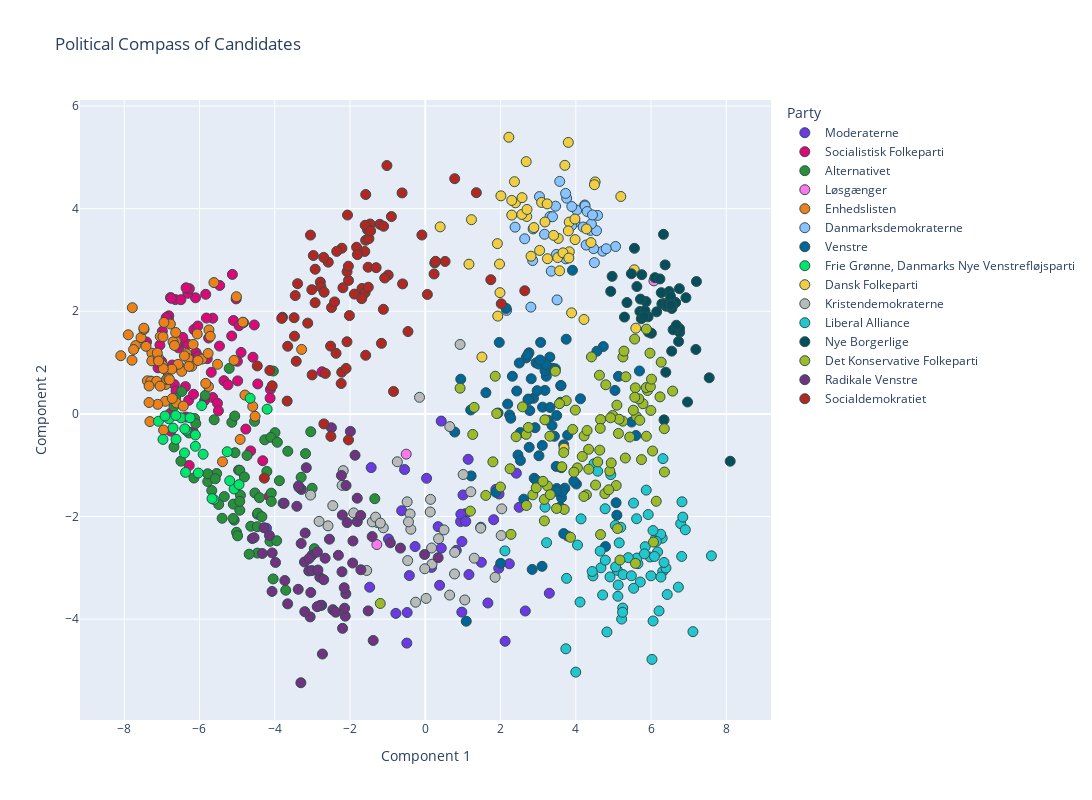

This figure's notebook cell:
### Code cell
# Convert the PCA components to a DataFrame for use with Plotly
principal_df = pd.DataFrame(
    principal_components, columns=["Component 1", "Component 2"]
)

data = pd.read_excel("alldata.xlsx")

# Add candidate names and parties to this DataFrame
principal_df["Candidate"] = navn_col
principal_df["Party"] = parti_col
principal_df["Age"] = data["alder"]
principal_df["Constituency"] = data["storkreds"]

# Use Plotly Express to create the scatter plot
fig = px.scatter(
    principal_df,
    x="Component 1",
    y="Component 2",
    color="Party",
    hover_data=[
        "Candidate",
        "Party",
        "Age",
        "Constituency",
    ],  # configure hover information
    title="Political Compass of Candidates",
    color_discrete_map=party_colors,
)  # map party colors to the ones defined earlier

# Improve layout
fig.update_traces(
    marker=dict(
        size=10, line=dict(width=1, color="DarkSlateGrey")
    ),  # Customize point appearance
    textposition="top center",
)
fig.update_layout(
    showlegend=True,  # Show legend
    legend_title_text="Party",  # Legend title
    hovermode="closest",  # Hover only over the closest point
    height=800,
    width=1200,
)  # Adjust the size of the plot

# Show figure
fig.show()

### Figure 1 — Plotly figure (JSON) as saved in the notebook; plotly's stock layout.template omitted (floating-point values rounded to 4 significant figures; data arrays with more than 128 entries replaced by an {"elided": "..."} marker saying what was removed)
{"data": [{"customdata": {"elided": "42x4 mixed values"}, "hovertemplate": "Party=%{customdata[1]}<br>Component 1=%{x}<br>Component 2=%{y}<br>Candidate=%{customdata[0]}<br>Age=%{customdata[2]}<br>Constituency=%{customdata[3]}<extra></extra>", "legendgroup": "Moderaterne", "marker": {"color": "rgb(108, 57, 229)", "line": {"color": "DarkSlateGrey", "width": 1}, "size": 10, "symbol": "circle"}, "mode": "markers", "name": "Moderaterne", "orientation": "v", "showlegend": true, "textposition": "top center", "type": "scatter", "x": [3.362, -0.4901, 1.664, 0.1651, 1.139, 0.4243, -1.477, 1.816, 3.296, -0.2711, -4.221, 2.121, 1.489, 0.9387, -0.5505, 1.952, -1.438, 0.03463, 1.475, 2.495, 0.8232, 1.067, -0.782, 0.9451, 1.959, 0.3408, -0.4233, 1.16, 1.876, 2.419, 2.233, 2.658, 0.3808, 3.782, 1.002, 0.4237, 1.076, -0.6272, 0.9739, -0.978, -0.4816, 0.9708], "xaxis": "x", "y": [-1.517, -4.467, -3.685, -2.992, -0.8857, -2.617, -3.378, -2.062, -3.496, -2.585, -2.228, -4.431, -2.892, -2.098, -1.085, -3.01, -1.047, -1.255, -2.208, -1.821, -2.659, -1.945, -3.888, -1.956, -1.562, -2.197, -3.151, -3.131, -1.471, -1.156, -2.922, -3.841, -3.341, -2.38, -1.58, -0.1407, -2.094, -1.886, -2.488, -2.438, -3.871, -3.863], "yaxis": "y"}, {"customdata": {"elided": "70x4 mixed values"}, "hovertemplate": "Party=%{customdata[1]}<br>Component 1=%{x}<br>Component 2=%{y}<br>Candidate=%{customdata[0]}<br>Age=%{customdata[2]}<br>Constituency=%{customdata[3]}<extra></extra>", "legendgroup": "Socialistisk Folkeparti", "marker": {"color": "rgb(221, 8, 120)", "line": {"color": "DarkSlateGrey", "width": 1}, "size": 10, "symbol": "circle"}, "mode": "markers", "name": "Socialistisk Folkeparti", "orientation": "v", "showlegend": true, "textposition": "top center", "type": "scatter", "x": [-6.092, -7.052, -6.644, -4.641, -6.765, -6.558, -7.407, -7.101, -6.105, -5.647, -5.647, -6.374, -6.168, -4.319, -6.816, -6.256, -5.098, -6.781, -6.724, -5.463, -6.289, -4.544, -5.687, -6.494, -6.317, -5.835, -5.144, -4.115, -4.769, -6.361, -6.824, -5.758, -6.309, -5.522, -6.885, -6.669, -6.27, -5.497, -6.04, -5.794, -5.469, -7.005, -6.356, -2.743, -6.149, -6.77, -6.532, -6.445, -4.579, -5.35, -6.624, -4.147, -4.83, -6.044, -6.594, -6.987, -5.026, -6.752, -4.994, -5.817, -6.273, -4.452, -4.895, -6.16, -5.865, -5.242, -5.126, -4.124, -4.986, -4.949], "xaxis": "x", "y": [1.192, 1.341, 2.228, -0.7212, -0.336, 1.287, 1.402, 0.8968, 2.262, 0.3191, 1.865, 0.5311, -0.3494, -0.9136, 1.911, 1.096, 1.82, 0.008827, 0.9522, 2.503, 0.2635, 1.733, 0.81, 2.226, 1.361, 2.33, 1.519, 0.4782, -0.2962, -0.06233, 1.822, 1.478, 2.35, 0.2072, 1.878, 0.5706, 2.44, 0.05958, 1.118, 1.076, 1.322, 1.021, 2.457, 0.8208, 1.643, 2.266, 0.8992, 1.49, 1.104, 0.6473, 0.448, -1.606, 1.779, 1.712, 1.358, 1.609, 2.241, 2.253, 1.024, 1.867, -1.006, 0.5842, 1.198, 0.3824, 0.2598, 0.5662, 2.718, 0.307, 0.6434, 1.719], "yaxis": "y"}, {"customdata": {"elided": "67x4 mixed values"}, "hovertemplate": "Party=%{customdata[1]}<br>Component 1=%{x}<br>Component 2=%{y}<br>Candidate=%{customdata[0]}<br>Age=%{customdata[2]}<br>Constituency=%{customdata[3]}<extra></extra>", "legendgroup": "Alternativet", "marker": {"color": "rgb(42, 143, 57)", "line": {"color": "DarkSlateGrey", "width": 1}, "size": 10, "symbol": "circle"}, "mode": "markers", "name": "Alternativet", "orientation": "v", "showlegend": true, "textposition": "top center", "type": "scatter", "x": [-4.96, -4.038, -2.949, -4.46, -4.266, -4.93, -4.127, -6.13, -6.678, -4.736, -5.015, -6.633, -5.341, -4.912, -5.141, -5.101, -3.949, -4.461, -5.674, -6.679, -5.078, -4.537, -4.451, -5.063, -3.994, -3.877, -5.675, -3.299, -3.044, -4.092, -5.849, -3.708, -6.148, -5.781, -5.107, -3.653, -5.399, -6.493, -4.637, -3.008, -5.211, -4.527, -4.093, -5.61, -6.279, -5.056, -4.406, -4.102, -4.211, -3.183, -5.544, -4.341, -4.987, -6.099, -3.932, -6.472, -4.464, -5.49, -4.929, -4.042, -4.93, -4.679, -3.779, -1.342, -5.782, -4.807, -5.581], "xaxis": "x", "y": [-1.096, 0.8349, -2.626, -1.956, -0.5047, -1.099, -2.483, -0.08919, -0.6439, -0.8094, -2.308, 0.3056, -1.612, -1.584, -0.1642, -1.758, -2.472, -2.713, -1.493, 0.1489, -2.07, -0.1445, -1.936, -0.042, -0.3655, -1.303, -1.215, -1.236, -0.348, -1.545, 0.3588, -3.437, -1.249, -1.318, -2.038, -0.7282, -2.035, -0.921, -2.19, -1.45, 0.8861, -1.541, -1.705, -0.1145, -0.3719, -0.7565, -1.633, -0.457, -1.121, -0.7743, -1.162, -2.003, -2.377, -0.1878, -0.5531, 0.4363, -2.198, -1.766, -1.877, -3.216, -1.705, -2.733, -1.742, -1.653, -1.167, -1.229, -1.265], "yaxis": "y"}, {"customdata": [["Tom Gillesberg", "Løsgænger", 58, "Københavns Storkreds"], ["Chresten H. Ibsen", "Løsgænger", 46, "Østjyllands Storkreds"], ["Rasmus Paludan", "Løsgænger", 40, "Sjællands Storkreds"]], "hovertemplate": "Party=%{customdata[1]}<br>Component 1=%{x}<br>Component 2=%{y}<br>Candidate=%{customdata[0]}<br>Age=%{customdata[2]}<br>Constituency=%{customdata[3]}<extra></extra>", "legendgroup": "Løsgænger", "marker": {"color": "rgb(255, 118, 237)", "line": {"color": "DarkSlateGrey", "width": 1}, "size": 10, "symbol": "circle"}, "mode": "markers", "name": "Løsgænger", "orientation": "v", "showlegend": true, "textposition": "top center", "type": "scatter", "x": [-0.5069, -1.287, 6.075], "xaxis": "x", "y": [-0.7847, -2.547, 2.592], "yaxis": "y"}, {"customdata": {"elided": "74x4 mixed values"}, "hovertemplate": "Party=%{customdata[1]}<br>Component 1=%{x}<br>Component 2=%{y}<br>Candidate=%{customdata[0]}<br>Age=%{customdata[2]}<br>Constituency=%{customdata[3]}<extra></extra>", "legendgroup": "Enhedslisten", "marker": {"color": "rgb(237, 128, 25)", "line": {"color": "DarkSlateGrey", "width": 1}, "size": 10, "symbol": "circle"}, "mode": "markers", "name": "Enhedslisten", "orientation": "v", "showlegend": true, "textposition": "top center", "type": "scatter", "x": [-4.522, -7.265, -5.93, -6.908, -6.51, -7.111, -7.784, -3.285, -6.875, -6.344, -6.892, -4.848, -7.292, -4.586, -5.749, -6.872, -7.794, -7.386, -6.872, -6.954, -6.774, -7.421, -6.204, -6.624, -7.042, -6.473, -7.697, -6.299, -6.569, -6.817, -7.296, -5.771, -6.945, -6.983, -6.611, -6.703, -6.632, -7.137, -5.761, -6.28, -7.892, -6.797, -6.06, -6.402, -6.97, -6.665, -8.091, -7.317, -6.431, -7.267, -5.834, -5.616, -6.736, -7.751, -6.722, -7.554, -7.341, -7.474, -7.091, -7.339, -7.479, -5.389, -6.17, -6.963, -4.792, -6.041, -7.047, -7.122, -4.919, -7.088, -5.081, -5.521, -5.018, -5.714], "xaxis": "x", "y": [-0.04769, 1.183, 1.069, 0.2453, 0.9064, 0.1862, 2.069, 1.256, 0.843, 1.172, 0.5739, 1.788, 0.639, 0.1458, 1.636, 0.6728, 1.046, 0.6442, 0.6785, -0.3151, 1.752, 1.316, 0.9283, 1.413, 1.509, 0.8288, 1.331, 1.076, 0.9654, 0.6912, 0.632, 1.178, 1.782, 0.947, 0.2131, 1.405, 1.587, 0.635, 0.5341, 0.9253, 1.542, 0.6671, 1.558, 1.13, 1.502, 1.333, 1.134, -0.1499, 0.1527, 1.033, 0.595, 2.559, 0.8723, 1.254, 0.3012, 1.488, 0.2224, 1.645, 1.094, 0.5442, 1.671, -0.9325, 1.355, 0.8825, 0.3669, 1.04, 0.5412, 1.187, -0.4973, 1.031, 1.044, 0.9662, 2.283, 1.514], "yaxis": "y"}, {"customdata": {"elided": "37x4 mixed values"}, "hovertemplate": "Party=%{customdata[1]}<br>Component 1=%{x}<br>Component 2=%{y}<br>Candidate=%{customdata[0]}<br>Age=%{customdata[2]}<br>Constituency=%{customdata[3]}<extra></extra>", "legendgroup": "Danmarksdemokraterne", "marker": {"color": "rgb(138, 195, 255)", "line": {"color": "DarkSlateGrey", "width": 1}, "size": 10, "symbol": "circle"}, "mode": "markers", "name": "Danmarksdemokraterne", "orientation": "v", "showlegend": true, "textposition": "top center", "type": "scatter", "x": [2.853, 4.389, 3.755, 3.314, 4.025, 4.236, 3.463, 4.245, 3.347, 4.301, 3.729, 4.712, 4.55, 3.502, 3.975, 2.641, 3.381, 4.473, 4.414, 5.057, 4.493, 2.161, 3.169, 2.805, 3.888, 4.195, 2.386, 3.893, 3.573, 4.579, 3.734, 3.484, 3.034, 4.274, 4.808, 2.866, 4.443], "xaxis": "x", "y": [2.989, 3.576, 4.204, 3.845, 3.972, 4.071, 4.048, 4.052, 2.782, 3.944, 4.297, 3.171, 3.57, 2.222, 3.739, 3.412, 3.842, 3.221, 3.702, 3.263, 2.948, 2.017, 3.501, 2.081, 3.671, 3.641, 3.639, 4.041, 4.531, 3.868, 3.022, 3.108, 4.235, 3.291, 3.219, 3.605, 3.877], "yaxis": "y"}, {"customdata": {"elided": "84x4 mixed values"}, "hovertemplate": "Party=%{customdata[1]}<br>Component 1=%{x}<br>Component 2=%{y}<br>Candidate=%{customdata[0]}<br>Age=%{customdata[2]}<br>Constituency=%{customdata[3]}<extra></extra>", "legendgroup": "Venstre", "marker": {"color": "rgb(0, 102, 151)", "line": {"color": "DarkSlateGrey", "width": 1}, "size": 10, "symbol": "circle"}, "mode": "markers", "name": "Venstre", "orientation": "v", "showlegend": true, "textposition": "top center", "type": "scatter", "x": [3.479, 0.7826, 3.065, 3.708, 3.494, 5.091, 3.91, 3.783, 3.179, 3.116, 1.218, 3.109, 5.07, 2.463, 2.894, 2.841, 3.315, 1.934, 4.788, 2.617, 3.216, 2.241, 1.088, 2.917, 3.021, 2.189, 2.68, 4.73, 3.62, 2.314, 3.181, 4.016, 3.677, 5.691, 5.598, 3.103, 3.745, 2.755, 2.004, 2.875, 3.262, 3.381, 3.309, 0.9423, 2.944, 2.499, 4.56, 2.721, 2.149, 3.014, 3.593, 2.776, 2.815, 3.49, 2.738, 3.6, 1.61, 2.76, 3.368, 3.643, 3.43, 5.133, 1.966, 3.21, 5.04, 3.679, 1.207, 3.455, 4.124, 5.483, 3.606, 2.728, 2.271, 2.43, 3.051, 1.874, 2.961, 2.528, 3.472, 3.614, 3.581, 2.973, 2.526, 3.947], "xaxis": "x", "y": [-1.024, -0.3538, 1.393, -1.448, -1.454, -1.974, 2.799, -0.4149, 0.4579, 0.1318, -1.209, -0.6144, -1.731, -0.8023, -1.255, -3.032, 0.1244, 0.01755, -2.586, -1.662, 0.7335, -0.02127, -4.041, -0.2685, -0.8163, 0.1913, 1.091, 1.312, -1.634, 0.7334, 0.8406, -1.367, -0.6034, 0.8362, -0.4219, -2.971, 1.455, 1.191, -2.913, 0.3032, -0.1241, 0.8887, 1.106, 0.676, 0.9941, 0.9918, 1.221, 1.148, 2.056, 0.9702, 0.2264, 0.06494, 0.6845, -0.03243, 0.2901, 0.5494, 0.413, -0.6513, -0.2257, -1.513, -0.436, 0.7315, 1.393, 0.9617, 0.457, -2.333, 0.07573, 0.8787, 0.2941, -0.1591, 0.553, 0.2697, -0.0854, 0.4456, 1.05, -1.528, -1.303, -0.9088, -1.507, -1.048, -1.816, 0.4529, -0.3645, -1.315], "yaxis": "y"}, {"customdata": [["Ali Khatib", "Frie Grønne, Danmarks Nye Venstrefløjsparti", 27, "Østjyllands Storkreds"], ["Sara Hvidbak Grouleff", "Frie Grønne, Danmarks Nye Venstrefløjsparti", 33, "Østjyllands Storkreds"], ["Mohamed Abdikarim", "Frie Grønne, Danmarks Nye Venstrefløjsparti", 33, "Østjyllands Storkreds"], ["Karina Dammand", "Frie Grønne, Danmarks Nye Venstrefløjsparti", 42, "Østjyllands Storkreds"], ["Niko Grünfeld", "Frie Grønne, Danmarks Nye Venstrefløjsparti", 47, "Østjyllands Storkreds"], ["Iben Kirstine Parmann", "Frie Grønne, Danmarks Nye Venstrefløjsparti", 26, "Københavns Storkreds"], ["Daniel Tomicic", "Frie Grønne, Danmarks Nye Venstrefløjsparti", 26, "Københavns Storkreds"], ["Sikandar Siddique", "Frie Grønne, Danmarks Nye Venstrefløjsparti", 36, "Københavns Storkreds"], ["Elise Bjerkrheim", "Frie Grønne, Danmarks Nye Venstrefløjsparti", 48, "Københavns Storkreds"], ["Rashid Ali", "Frie Grønne, Danmarks Nye Venstrefløjsparti", 38, "Københavns Storkreds"], ["Rajesh Holmen", "Frie Grønne, Danmarks Nye Venstrefløjsparti", 34, "Københavns Storkreds"], ["Sazan Garmiyani", "Frie Grønne, Danmarks Nye Venstrefløjsparti", 29, "Københavns Storkreds"], ["Esra Ocak", "Frie Grønne, Danmarks Nye Venstrefløjsparti", 33, "Nordjyllands Storkreds"], ["Susanne Zimmer", "Frie Grønne, Danmarks Nye Venstrefløjsparti", 62, "Nordjyllands Storkreds"], ["Nishan Ganesh", "Frie Grønne, Danmarks Nye Venstrefløjsparti", 35, "Fyns Storkreds"], ["Rishi Balachandran", "Frie Grønne, Danmarks Nye Venstrefløjsparti", 31, "Vestjyllands Storkreds"], ["Marianne Karlberg", "Frie Grønne, Danmarks Nye Venstrefløjsparti", 58, "Sydjyllands Storkreds"], ["Xenia Anderson", "Frie Grønne, Danmarks Nye Venstrefløjsparti", 20, "Sjællands Storkreds"], ["Ahmet Üzümcü", "Frie Grønne, Danmarks Nye Venstrefløjsparti", 35, "Sjællands Storkreds"], ["Jasmin Kaur", "Frie Grønne, Danmarks Nye Venstrefløjsparti", 21, "Sjællands Storkreds"], ["Yadvinder Singh", "Frie Grønne, Danmarks Nye Venstrefløjsparti", 30, "Sjællands Storkreds"], ["Clara Rebecca Svarc", "Frie Grønne, Danmarks Nye Venstrefløjsparti", 31, "Nordsjællands Storkreds"], ["Lars Oskan-Henriksen", "Frie Grønne, Danmarks Nye Venstrefløjsparti", 51, "Nordsjællands Storkreds"], ["Sabrina Raaschou Brammer", "Frie Grønne, Danmarks Nye Venstrefløjsparti", 22, "Københavns Omegns Storkreds"], ["Aqeel Akhtar", "Frie Grønne, Danmarks Nye Venstrefløjsparti", 31, "Københavns Omegns Storkreds"], ["Asham Nadeem", "Frie Grønne, Danmarks Nye Venstrefløjsparti", 26, "Københavns Omegns Storkreds"]], "hovertemplate": "Party=%{customdata[1]}<br>Component 1=%{x}<br>Component 2=%{y}<br>Candidate=%{customdata[0]}<br>Age=%{customdata[2]}<br>Constituency=%{customdata[3]}<extra></extra>", "legendgroup": "Frie Grønne, Danmarks Nye Venstrefløjsparti", "marker": {"color": "rgb(0, 230, 106)", "line": {"color": "DarkSlateGrey", "width": 1}, "size": 10, "symbol": "circle"}, "mode": "markers", "name": "Frie Grønne, Danmarks Nye Venstrefløjsparti", "orientation": "v", "showlegend": true, "textposition": "top center", "type": "scatter", "x": [-4.204, -5.617, -6.399, -6.371, -6.109, -6.702, -6.489, -6.109, -6.813, -7.092, -6.032, -4.655, -5.668, -5.081, -5.94, -6.63, -4.949, -6.356, -5.903, -5.264, -6.392, -6.971, -6.915, -6.624, -5.197, -6.25], "xaxis": "x", "y": [0.09137, -1.667, -0.761, -1.139, -0.6314, -0.2769, -0.0765, -0.4111, -0.09616, -0.1441, -1.152, 0.3056, -1.652, -1.463, 0.162, -0.0316, -1.378, -0.3179, -0.7862, -0.7374, -0.2907, -0.4972, -0.04182, -0.495, -1.303, -0.07606], "yaxis": "y"}, {"customdata": {"elided": "49x4 mixed values"}, "hovertemplate": "Party=%{customdata[1]}<br>Component 1=%{x}<br>Component 2=%{y}<br>Candidate=%{customdata[0]}<br>Age=%{customdata[2]}<br>Constituency=%{customdata[3]}<extra></extra>", "legendgroup": "Dansk Folkeparti", "marker": {"color": "rgb(243, 205, 65)", "line": {"color": "DarkSlateGrey", "width": 1}, "size": 10, "symbol": "circle"}, "mode": "markers", "name": "Dansk Folkeparti", "orientation": "v", "showlegend": true, "textposition": "top center", "type": "scatter", "x": [5.554, 2.22, 3.825, 2.396, 2.297, 3.887, 0.3952, 1.16, 3.247, 3.801, 3.569, 3.18, 5.594, 4.216, 3.981, 3.709, 2.681, 3.519, 4.513, 3.828, 2.886, 3.534, 2.81, 4.403, 4.283, 3.091, 3.41, 2.696, 3.239, 3.977, 4.495, 5.196, 3.66, 1.972, 2.565, 2.009, 1.926, 1.985, 1.227, 2.703, 2.37, 3.815, 1.916, 2.571, 3.038, 3.8, 2.298, 1.505, 3.688], "xaxis": "x", "y": [2.809, 5.391, 3.737, 4.113, 3.874, 1.969, 3.645, 2.917, 3.024, 3.567, 2.788, 3.74, 1.67, 1.84, 3.396, 4.844, 4.916, 3.047, 4.52, 3.159, 3.631, 3.419, 3.072, 3.339, 3.605, 4.121, 3.48, 3.847, 4.093, 3.797, 4.466, 4.237, 3.139, 2.92, 3.887, 4.249, 1.906, 2.363, 3.785, 3.984, 4.526, 3.038, 3.318, 4.214, 3.186, 5.291, 4.161, 1.108, -0.6672], "yaxis": "y"}, {"customdata": {"elided": "42x4 mixed values"}, "hovertemplate": "Party=%{customdata[1]}<br>Component 1=%{x}<br>Component 2=%{y}<br>Candidate=%{customdata[0]}<br>Age=%{customdata[2]}<br>Constituency=%{customdata[3]}<extra></extra>", "legendgroup": "Kristendemokraterne", "marker": {"color": "rgb(186, 186, 186)", "line": {"color": "DarkSlateGrey", "width": 1}, "size": 10, "symbol": "circle"}, "mode": "markers", "name": "Kristendemokraterne", "orientation": "v", "showlegend": true, "textposition": "top center", "type": "scatter", "x": [0.1394, 0.6498, -0.4815, 2.032, 0.1789, -0.4039, -2.211, -2.458, -3.049, 1.049, 0.777, 0.1676, -1.276, -1.407, -2.822, -0.7428, -1.115, -1.32, 0.6475, 1.006, -0.3838, 0.7806, -0.2568, 0.4974, 2.017, 1.471, 1.856, -0.4474, -2.181, -0.4675, -1.194, 0.02251, 1.302, -0.01369, -0.1533, 0.925, 1.209, 0.3531, -1.903, -1.556, -2.585, 0.131], "xaxis": "x", "y": [-1.666, -0.2475, -1.714, -1.851, -2.928, -1.95, -1.393, -1.787, -1.582, -3.626, -3.119, -2.614, -2.117, -2.104, -2.095, -0.9329, -2.221, -2.012, -3.532, -1.182, -2.249, -2.699, -3.67, -2.261, -2.37, -2.227, -3.185, -2.104, -1.105, -2.859, -2.128, -3.596, -2.812, -3.018, 0.3231, 1.354, -1.518, -2.432, -1.93, -3.052, -2.182, -1.911], "yaxis": "y"}, {"customdata": {"elided": "70x4 mixed values"}, "hovertemplate": "Party=%{customdata[1]}<br>Component 1=%{x}<br>Component 2=%{y}<br>Candidate=%{customdata[0]}<br>Age=%{customdata[2]}<br>Constituency=%{customdata[3]}<extra></extra>", "legendgroup": "Liberal Alliance", "marker": {"color": "rgb(33, 198, 207)", "line": {"color": "DarkSlateGrey", "width": 1}, "size": 10, "symbol": "circle"}, "mode": "markers", "name": "Liberal Alliance", "orientation": "v", "showlegend": true, "textposition": "top center", "type": "scatter", "x": [2.116, 6.821, 3.755, 5.845, 5.713, 5.118, 5.872, 5.649, 5.974, 4.78, 6.309, 6.212, 5.104, 4.112, 3.735, 5.615, 6.26, 4.668, 5.246, 6.296, 3.183, 4.929, 5.05, 6.119, 4.907, 6.395, 6.052, 4.045, 6.173, 4.455, 5.057, 5.218, 6.256, 4.785, 6.14, 5.626, 6.051, 4.481, 6.344, 6.09, 4.826, 6.787, 5.534, 6.429, 5.824, 6.315, 6.843, 4.436, 5.154, 5.924, 6.813, 5.536, 4.138, 6.91, 5.243, 5.394, 5.195, 3.223, 7.112, 5.996, 6.024, 4.713, 7.603, 4.581, 5.125, 5.256, 5.477, 3.998, 4.647, 6.725], "xaxis": "x", "y": [-2.67, -1.713, -3.205, -2.588, -3.277, -3.555, -1.486, -2.919, -2.789, -1.849, -3.074, -3.84, -3.049, -3.667, -4.578, -2.043, -3.18, -3.0, -3.783, -2.423, -1.818, -1.183, -2.174, -2.428, -3.177, -3.004, -4.036, -2.556, -2.69, -3.157, -2.982, -3.999, -2.345, -2.851, -2.485, -2.81, -2.274, -0.972, -2.895, -2.779, -4.25, -2.139, -1.738, -3.52, -2.727, -0.872, -2.011, -3.071, -2.514, -1.962, -2.778, -3.399, -2.046, -2.259, -3.866, -2.802, -2.211, -2.511, -4.244, -3.156, -4.784, -3.529, -2.767, -1.116, -3.335, -3.133, -3.155, -5.032, -2.674, -3.377], "yaxis": "y"}, {"customdata": {"elided": "51x4 mixed values"}, "hovertemplate": "Party=%{customdata[1]}<br>Component 1=%{x}<br>Component 2=%{y}<br>Candidate=%{customdata[0]}<br>Age=%{customdata[2]}<br>Constituency=%{customdata[3]}<extra></extra>", "legendgroup": "Nye Borgerlige", "marker": {"color": "rgb(5, 79, 92)", "line": {"color": "DarkSlateGrey", "width": 1}, "size": 10, "symbol": "circle"}, "mode": "markers", "name": "Nye Borgerlige", "orientation": "v", "showlegend": true, "textposition": "top center", "type": "scatter", "x": [6.008, 6.103, 6.149, 5.359, 5.922, 5.703, 5.866, 5.718, 6.758, 6.647, 6.401, 6.355, 7.205, 6.286, 6.555, 6.415, 6.344, 5.623, 7.19, 6.235, 6.374, 5.476, 5.74, 5.293, 5.838, 6.968, 8.102, 6.756, 6.329, 6.551, 6.482, 5.931, 6.585, 6.647, 4.928, 5.558, 6.647, 6.671, 4.964, 6.538, 6.547, 6.271, 5.814, 7.545, 6.517, 6.731, 5.752, 6.391, 6.926, 6.752, 6.538], "xaxis": "x", "y": [1.572, 2.655, 1.989, 2.169, 1.892, 1.996, 2.188, 2.237, 1.59, 2.168, 2.098, 2.153, 2.579, 2.144, 2.093, 2.135, -0.1163, 2.482, 1.255, 2.63, 2.904, 2.731, 1.854, 1.886, 2.011, 0.2316, -0.9228, 1.661, 3.499, 2.053, 2.385, 1.593, 1.64, 2.168, 2.387, 3.227, 2.168, 1.728, 2.68, 2.127, 1.223, 2.363, 1.894, 0.7036, 2.29, 1.411, 2.713, 0.8118, 2.265, 2.44, 2.127], "yaxis": "y"}, {"customdata": {"elided": "98x4 mixed values"}, "hovertemplate": "Party=%{customdata[1]}<br>Component 1=%{x}<br>Component 2=%{y}<br>Candidate=%{customdata[0]}<br>Age=%{customdata[2]}<br>Constituency=%{customdata[3]}<extra></extra>", "legendgroup": "Det Konservative Folkeparti", "marker": {"color": "rgb(158, 186, 39)", "line": {"color": "DarkSlateGrey", "width": 1}, "size": 10, "symbol": "circle"}, "mode": "markers", "name": "Det Konservative Folkeparti", "orientation": "v", "showlegend": true, "textposition": "top center", "type": "scatter", "x": [4.582, 4.34, 1.198, 5.563, 2.254, 6.064, 3.86, 5.615, 2.414, 3.629, 4.22, 4.043, 4.282, 1.796, 4.3, 3.164, 3.949, 5.971, 5.074, 5.529, 3.164, 3.987, 3.247, 5.7, 5.784, 6.573, 6.351, 5.172, 3.456, 5.316, 5.582, 5.994, 2.856, 4.171, 2.687, 0.9245, 1.859, 6.237, 5.432, 1.898, 5.906, 4.772, 2.682, 4.415, 5.252, 6.268, 5.279, 5.876, 1.261, 3.178, 2.948, 4.903, 5.247, 4.214, 4.657, 3.311, 5.872, 2.278, 6.355, 3.126, 3.745, 5.091, 6.137, 2.583, 6.039, 5.674, 4.658, 5.133, 3.565, 1.608, 5.567, 4.98, 1.997, -1.196, 3.692, 5.149, 3.319, 5.33, 5.745, 5.876, 5.981, 4.796, 2.739, 1.299, 4.874, 4.649, 3.678, 3.916, 4.923, 6.011, 5.108, 5.585, 3.487, 4.344, 4.636, 4.525, 4.628, 4.941], "xaxis": "x", "y": [-0.9368, -0.6898, -1.896, 1.458, -1.07, -2.499, -2.405, -0.0545, -0.4445, -1.031, -0.43, -1.052, -1.577, -0.9343, -0.3232, -1.666, -1.135, 1.183, -1.396, 0.07157, -2.085, 0.07375, -1.404, -0.1239, 0.1975, 0.4441, -0.2888, -2.849, 0.8322, -0.8602, 0.5073, 0.06661, -1.578, -0.8292, -1.785, 0.5014, 0.7343, 0.3318, -0.451, 0.00692, 0.4564, -1.554, -0.399, 1.11, 1.109, 1.008, 1.223, -0.4355, -0.4009, -0.1151, -1.441, -1.114, -0.1416, -1.609, -2.352, -0.4354, 0.513, -2.348, -1.133, -1.314, 0.2571, 0.1699, -1.703, 0.1376, -0.7236, 0.293, -0.1116, -0.3814, 0.1987, -1.589, 0.324, -0.03107, -1.425, -3.695, -1.862, -0.1038, -1.573, 0.7231, -0.8907, 1.653, 0.5294, 0.5674, -0.2644, 0.1267, -1.479, -0.2817, -0.7535, -0.3022, -0.07642, 0.6773, -2.234, -2.913, -1.843, -1.079, -0.7068, -1.386, 0.7536, -0.9556], "yaxis": "y"}, {"customdata": {"elided": "67x4 mixed values"}, "hovertemplate": "Party=%{customdata[1]}<br>Component 1=%{x}<br>Component 2=%{y}<br>Candidate=%{customdata[0]}<br>Age=%{customdata[2]}<br>Constituency=%{customdata[3]}<extra></extra>", "legendgroup": "Radikale Venstre", "marker": {"color": "rgb(113, 50, 128)", "line": {"color": "DarkSlateGrey", "width": 1}, "size": 10, "symbol": "circle"}, "mode": "markers", "name": "Radikale Venstre", "orientation": "v", "showlegend": true, "textposition": "top center", "type": "scatter", "x": [-0.6605, -4.068, -3.21, -2.077, -1.806, -1.716, -1.923, -2.733, -1.384, -2.457, -4.331, -2.214, -3.657, -2.112, -3.98, -3.298, -3.096, -2.802, -3.059, -2.754, -1.412, -3.005, -3.377, -3.013, -2.229, -2.155, -3.043, -2.381, -1.867, -1.517, -4.596, -2.699, 0.3421, -3.191, -2.661, -2.794, -3.751, -0.01742, -3.087, -2.494, -1.712, -3.162, -0.9281, -3.292, -4.549, -2.867, -4.141, -1.93, -3.355, -4.287, -3.203, -2.872, -1.991, -3.733, -2.126, -3.413, -2.547, -2.144, -3.306, -4.072, -2.309, -2.105, -2.204, -3.368, -2.853, -2.199, -1.808], "xaxis": "x", "y": [-2.615, -2.709, -2.886, -2.118, -2.099, -1.979, -2.477, -4.68, -4.416, -3.816, -2.721, -3.077, -3.702, -3.506, -2.895, -2.525, -3.06, -3.182, -3.956, -3.729, -2.391, -2.749, -3.419, -3.054, -1.2, -3.388, -3.481, -3.865, -0.806, -3.839, -2.43, -3.232, -2.802, -2.323, -2.813, -3.732, -1.742, -2.74, -2.817, -0.2702, -3.038, -1.05, -2.512, -1.473, -2.412, -2.692, -2.372, -2.907, -1.435, -2.219, -3.854, -3.757, -0.3408, -3.247, -3.942, -1.801, -2.442, -3.787, -5.24, -3.46, -2.756, -1.396, -1.971, -1.405, -3.043, -4.18, -1.643], "yaxis": "y"}, {"customdata": {"elided": "87x4 mixed values"}, "hovertemplate": "Party=%{customdata[1]}<br>Component 1=%{x}<br>Component 2=%{y}<br>Candidate=%{customdata[0]}<br>Age=%{customdata[2]}<br>Constituency=%{customdata[3]}<extra></extra>", "legendgroup": "Socialdemokratiet", "marker": {"color": "rgb(179, 39, 34)", "line": {"color": "DarkSlateGrey", "width": 1}, "size": 10, "symbol": "circle"}, "mode": "markers", "name": "Socialdemokratiet", "orientation": "v", "showlegend": true, "textposition": "top center", "type": "scatter", "x": [-0.09055, -3.795, -3.051, -2.041, 1.741, -1.674, -3.393, -2.655, -3.486, -3.43, -1.165, -3.006, -4.278, -2.975, -1.883, -1.21, -2.235, -2.509, -4.068, -2.221, -3.67, -1.681, -2.216, -3.476, -2.491, -1.519, 2.019, -2.081, -1.465, -1.306, -0.8436, -1.533, 0.2339, -3.656, -1.599, -0.986, -2.926, 1.357, -3.815, -3.016, -1.585, -3.124, -1.498, -0.6168, -1.583, 0.5262, -2.371, -3.456, -1.515, -2.016, -2.789, -1.019, -2.079, 0.2515, -1.078, -0.6034, -1.114, -2.353, -2.105, 2.643, -2.041, 0.7814, -1.583, -1.608, -2.044, 0.0552, -0.9005, -1.596, -2.189, -1.825, -4.465, -1.108, -2.578, -1.453, -2.516, -2.928, -2.41, -2.067, -2.694, -2.772, 0.2725, -1.689, -2.7, -2.688, -1.803, -0.4595, -4.131], "xaxis": "x", "y": [3.486, 1.884, 3.485, 2.6, 2.614, 2.3, 2.537, 0.7884, 1.874, 1.025, 1.375, 0.7596, -1.252, 3.087, 2.335, 3.695, 0.5925, -0.4389, 0.5476, 0.8127, 0.2492, 2.444, 3.229, 1.515, 2.071, 2.858, 2.145, 1.406, 3.701, 2.85, 0.4371, 3.585, 2.727, 1.318, 2.363, 2.705, 2.819, 4.311, 1.861, 2.421, 3.382, 1.769, 3.415, 4.307, 4.275, 2.971, 1.181, 2.306, 2.469, 1.915, 2.569, 4.84, 2.772, 2.942, 2.648, 2.533, 2.038, 3.167, 0.886, 2.399, -0.5077, 4.584, 1.142, 3.166, 2.878, 2.328, 3.845, 3.676, 2.458, 3.248, 0.9346, 3.656, 2.957, 3.567, 1.321, 2.167, 2.182, 3.875, -0.1947, 2.475, 2.973, 2.246, 3.05, 2.372, 3.104, 1.605, 0.8463], "yaxis": "y"}], "layout": {"height": 800, "hovermode": "closest", "legend": {"title": {"text": "Party"}, "tracegroupgap": 0}, "showlegend": true, "title": {"text": "Political Compass of Candidates"}, "width": 1200, "xaxis": {"anchor": "y", "domain": [0, 1], "title": {"text": "Component 1"}}, "yaxis": {"anchor": "x", "domain": [0, 1], "title": {"text": "Component 2"}}}}
